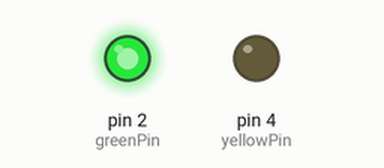
The sketch below on a simulated Arduino Uno, built with avr-gcc and run on an emulated ATmega328P. Parts: output pins drawn as LEDs (lit = HIGH).

Above: at 0.1 s.
At 4.1 s:
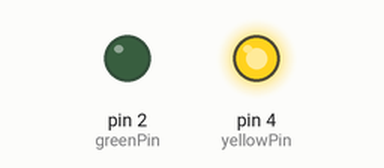
At 7.5 s:
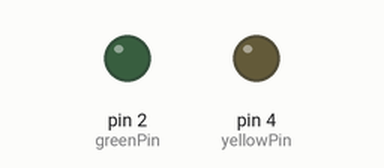
Timing chart, 0 to 7.8 s (numbered marks = the images above):
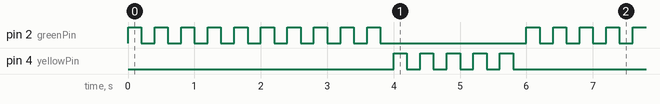

Measured:
- by itself, pin 2 (greenPin): repeats every 6.0 s: 9 × (LOW 0.20 s, HIGH 0.20 s), LOW 2.2 s, HIGH 0.20 s
- by itself, pin 4 (yellowPin): repeats every 6.0 s: 4 × (LOW 0.20 s, HIGH 0.20 s), LOW 4.2 s, HIGH 0.20 s
- by itself, everything shown: repeats every 6.0 s, in 30 steps

The sketch:

sketch_feb17c.ino
```cpp
const int greenPin = 2;
const int yellowPin = 4;
const int blinkGreen = 10;
const int blinkYellow = 5;
const int myDelay = 200;

void setup() {
  int pins[] = { greenPin, yellowPin };
  for (int i = 0; i < 2; i++) {
    pinMode(pins[i], OUTPUT);
  }
}

void loop() {
  /*
   * Blink Green LED
   */
  for (int i = 0; i < blinkGreen; i++) {
    digitalWrite(greenPin, HIGH);
    delay(myDelay);
    digitalWrite(greenPin, LOW);
    delay(myDelay);
  }

  /*
   * Blink Yellow LED
   */
  for (int i = 0; i < blinkYellow; i++) {
    digitalWrite(yellowPin, HIGH);
    delay(myDelay);
    digitalWrite(yellowPin, LOW);
    delay(myDelay);
  }
}
```
